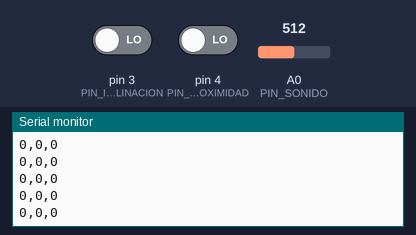
Recording of a sketch running on a simulated Arduino Uno, built with avr-gcc and run on an emulated ATmega328P. On the bench: the last lines printed to the serial monitor. The inputs (shaded band) are chosen by the test bench; at power-on: A0 (PIN_SONIDO) = 512, pin 3 (PIN_INCLINACION) LOW, pin 4 (PIN_PROXIMIDAD) LOW.

Above: at 1.2 s.
1.3 s: A0 (PIN_SONIDO) set to 716
At 1.36 s:
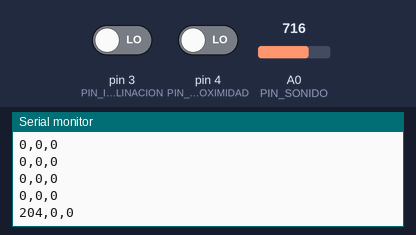
2.8 s: pin 3 (PIN_INCLINACION) driven HIGH
At 2.84 s:
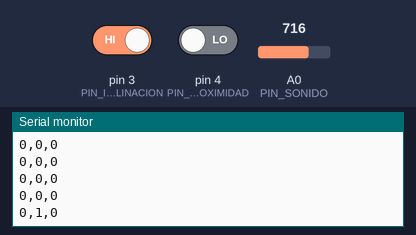
4.3 s: pin 4 (PIN_PROXIMIDAD) driven HIGH
At 4.36 s:
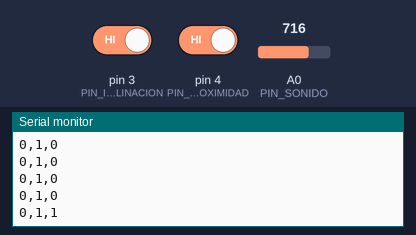
5.8 s: A0 (PIN_SONIDO) set to 900
At 5.83 s:
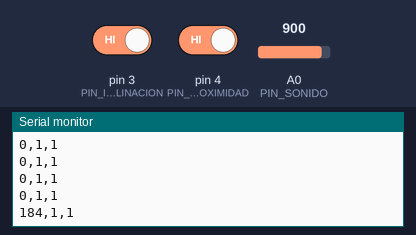
7.3 s: pin 3 (PIN_INCLINACION) driven LOW
At 7.35 s:
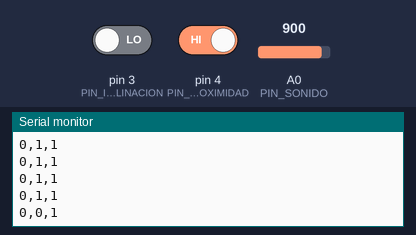
Timing chart, 0 to 9.8 s (numbered marks = the images above; inputs shaded):
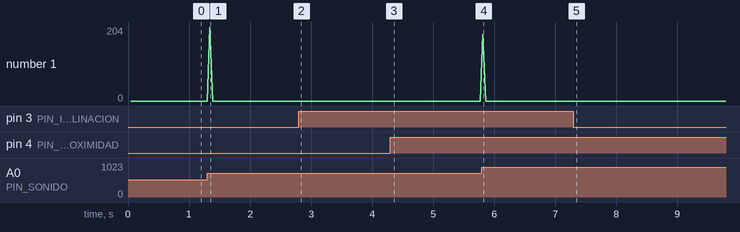

Measured:
- after the input at 1.3 s, the serial monitor: prints a new line at once (image 1)
- after the input at 2.8 s, the serial monitor: prints a new line at once (image 2)
- after the input at 4.3 s, the serial monitor: prints a new line at once (image 3)
- after the input at 5.8 s, the serial monitor: prints a new line at once (image 4)
- after the input at 7.3 s, the serial monitor: prints a new line at once (image 5)

The sketch:

arduino_sensores.ino
```cpp
const int PIN_SONIDO = A0;
const int PIN_INCLINACION = 3;
const int PIN_PROXIMIDAD = 4;

void setup() {
  Serial.begin(115200);
  pinMode(PIN_INCLINACION, INPUT);
  pinMode(PIN_PROXIMIDAD, INPUT);
}

void loop() {
  // Medir variacion del sonido durante 40 ms.
  int minimo = 1023;
  int maximo = 0;

  for (int i = 0; i < 40; i++) {
    int lectura = analogRead(PIN_SONIDO);
    if (lectura < minimo) minimo = lectura;
    if (lectura > maximo) maximo = lectura;
    delay(1);
  }

  int nivelSonido = maximo - minimo;
  int inclinacion = digitalRead(PIN_INCLINACION);
  int proximidad = digitalRead(PIN_PROXIMIDAD);

  // Formato: sonido,inclinacion,proximidad
  Serial.print(nivelSonido);
  Serial.print(",");
  Serial.print(inclinacion);
  Serial.print(",");
  Serial.println(proximidad);
}
```
